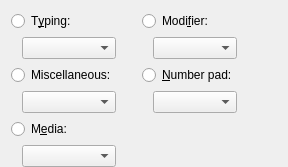
     <widget class="QWidget" name="keyTab">
      <property name="enabled">
       <bool>true</bool>
      </property>
      <property name="sizePolicy">
       <sizepolicy hsizetype="Expanding" vsizetype="Preferred">
        <horstretch>0</horstretch>
        <verstretch>0</verstretch>
       </sizepolicy>
      </property>
      <attribute name="title">
       <string>Keyboard</string>
      </attribute>
      <layout class="QGridLayout" name="gridLayout_2">
       <property name="bottomMargin">
        <number>0</number>
       </property>
       <item row="5" column="1">
        <widget class="QComboBox" name="fnBox">
         <property name="sizePolicy">
          <sizepolicy hsizetype="Expanding" vsizetype="Fixed">
           <horstretch>0</horstretch>
           <verstretch>0</verstretch>
          </sizepolicy>
         </property>
         <item>
          <property name="text">
           <string/>
          </property>
         </item>
        </widget>
       </item>
       <item row="1" column="1">
        <widget class="QComboBox" name="typingBox">
         <property name="sizePolicy">
          <sizepolicy hsizetype="Expanding" vsizetype="Fixed">
           <horstretch>0</horstretch>
           <verstretch>0</verstretch>
          </sizepolicy>
         </property>
         <item>
          <property name="text">
           <string/>
          </property>
         </item>
        </widget>
       </item>
       <item row="1" column="3">
        <spacer name="horizontalSpacer_2">
         <property name="orientation">
          <enum>Qt::Horizontal</enum>
         </property>
         <property name="sizeType">
          <enum>QSizePolicy::Fixed</enum>
         </property>
         <property name="sizeHint" stdset="0">
          <size>
           <width>5</width>
           <height>20</height>
          </size>
         </property>
        </spacer>
       </item>
       <item row="9" column="1">
        <widget class="QComboBox" name="mediaBox">
         <property name="sizePolicy">
          <sizepolicy hsizetype="Expanding" vsizetype="Fixed">
           <horstretch>0</horstretch>
           <verstretch>0</verstretch>
          </sizepolicy>
         </property>
         <item>
          <property name="text">
           <string/>
          </property>
         </item>
        </widget>
       </item>
       <item row="13" column="2">
        <spacer name="verticalSpacer_3">
         <property name="orientation">
          <enum>Qt::Vertical</enum>
         </property>
         <property name="sizeType">
          <enum>QSizePolicy::MinimumExpanding</enum>
         </property>
         <property name="sizeHint" stdset="0">
          <size>
           <width>20</width>
           <height>0</height>
          </size>
         </property>
        </spacer>
       </item>
       <item row="5" column="4">
        <widget class="QComboBox" name="numBox">
         <property name="sizePolicy">
          <sizepolicy hsizetype="Expanding" vsizetype="Fixed">
           <horstretch>0</horstretch>
           <verstretch>0</verstretch>
          </sizepolicy>
         </property>
         <item>
          <property name="text">
           <string/>
          </property>
         </item>
        </widget>
       </item>
       <item row="1" column="2">
        <spacer name="horizontalSpacer_4">
         <property name="orientation">
          <enum>Qt::Horizontal</enum>
         </property>
         <property name="sizeHint" stdset="0">
          <size>
           <width>0</width>
           <height>20</height>
          </size>
         </property>
        </spacer>
       </item>
       <item row="4" column="0" colspan="2">
        <widget class="QRadioButton" name="fnButton">
         <property name="text">
          <string>Miscellaneous:</string>
         </property>
         <property name="autoExclusive">
          <bool>false</bool>
         </property>
        </widget>
       </item>
       <item row="4" column="3" colspan="2">
        <widget class="QRadioButton" name="numButton">
         <property name="text">
          <string>&amp;Number pad:</string>
         </property>
         <property name="autoExclusive">
          <bool>false</bool>
         </property>
        </widget>
       </item>
       <item row="8" column="0" colspan="2">
        <widget class="QRadioButton" name="mediaButton">
         <property name="text">
          <string>M&amp;edia:</string>
         </property>
         <property name="autoExclusive">
          <bool>false</bool>
         </property>
        </widget>
       </item>
       <item row="1" column="4">
        <widget class="QComboBox" name="modBox">
         <property name="sizePolicy">
          <sizepolicy hsizetype="Expanding" vsizetype="Fixed">
           <horstretch>0</horstretch>
           <verstretch>0</verstretch>
          </sizepolicy>
         </property>
         <item>
          <property name="text">
           <string/>
          </property>
         </item>
        </widget>
       </item>
       <item row="1" column="5">
        <spacer name="horizontalSpacer_17">
         <property name="orientation">
          <enum>Qt::Horizontal</enum>
         </property>
         <property name="sizeHint" stdset="0">
          <size>
           <width>40</width>
           <height>20</height>
          </size>
         </property>
        </spacer>
       </item>
       <item row="1" column="0">
        <spacer name="horizontalSpacer_3">
         <property name="orientation">
          <enum>Qt::Horizontal</enum>
         </property>
         <property name="sizeType">
          <enum>QSizePolicy::Fixed</enum>
         </property>
         <property name="sizeHint" stdset="0">
          <size>
           <width>5</width>
           <height>20</height>
          </size>
         </property>
        </spacer>
       </item>
       <item row="0" column="0" colspan="2">
        <widget class="QRadioButton" name="typingButton">
         <property name="text">
          <string>T&amp;yping:</string>
         </property>
         <property name="autoExclusive">
          <bool>false</bool>
         </property>
        </widget>
       </item>
       <item row="0" column="3" colspan="2">
        <widget class="QRadioButton" name="modButton">
         <property name="text">
          <string>Modi&amp;fier:</string>
         </property>
        </widget>
       </item>
      </layout>
     </widget>
